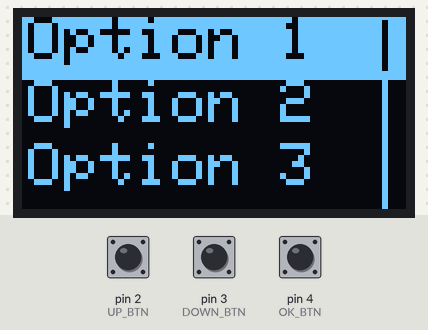
This sketch was run on a simulated Arduino Uno, built with avr-gcc and run on an emulated ATmega328P. Parts: 128×64 one-colour display. The test bench sets the inputs (shaded band); at power-on: pin 4 (OK_BTN) HIGH, pin 2 (UP_BTN) HIGH, pin 3 (DOWN_BTN) HIGH.

Above: at 1.2 s.
1.3 s: pin 4 (OK_BTN) pulled LOW for 1 s
At 2.9 s:
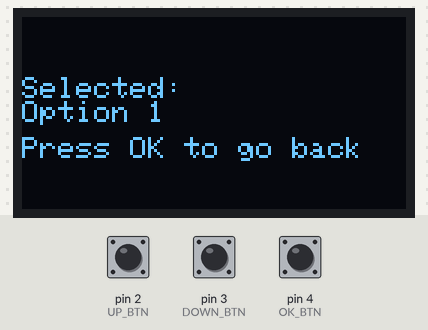
3.8 s: pin 4 (OK_BTN) pulled LOW for 0.15 s
At 4.6 s:
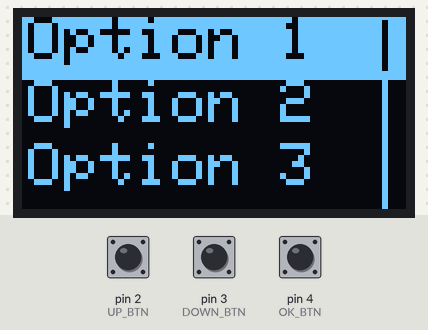
5.5 s: pin 2 (UP_BTN) pulled LOW for 3.2 s
At 9.9 s:
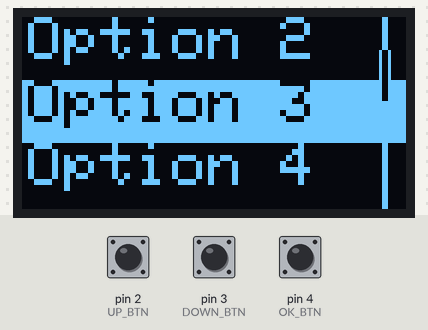
10.2 s: pin 4 (OK_BTN) pulled LOW for 3.2 s
At 10.51 s:
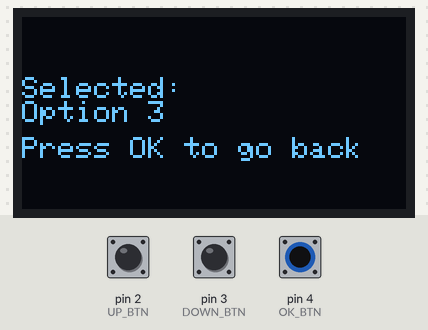
14.9 s: pin 2 (UP_BTN) pulled LOW for 0.15 s
At 16.4 s:
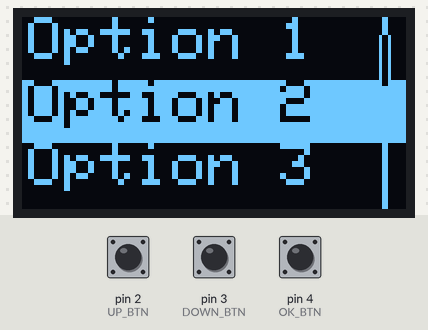
Timing chart, 0 to 17.5 s (numbered marks = the images above; inputs shaded):
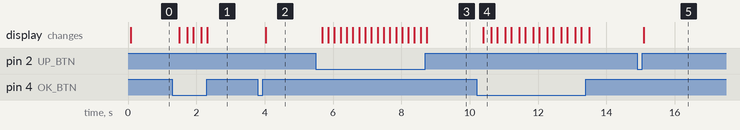

Measured:
- after the input at 1.3 s, the display: changes after 0.20 s (image 1)
- after the input at 3.8 s, the display: changes after 0.23 s (image 2)
- after the input at 5.5 s, the display: first changes after 0.18 s (image 3 shows a later state)
- after the input at 10.2 s, the display: changes after 0.20 s (image 4)
- after the input at 14.9 s, the display: changes after 0.19 s (image 5)

The sketch:

Flash1.ino
```cpp
#include <Wire.h>
#include <Adafruit_GFX.h>
#include <Adafruit_SSD1306.h>

//------------------- OLED Setup -------------------
#define SCREEN_WIDTH 128
#define SCREEN_HEIGHT 64
Adafruit_SSD1306 display(SCREEN_WIDTH, SCREEN_HEIGHT, &Wire, -1);

//------------------- Button Pins -------------------
#define UP_BTN 2
#define DOWN_BTN 3
#define OK_BTN 4

//------------------- Menu Configuration -------------------
const char* menuItems[] = {
  "Option 1", "Option 2", "Option 3", "Option 4", "Option 5",
  "Option 6", "Option 7", "Option 8", "Option 9", "Option 10"
};
const int MENU_ITEMS = sizeof(menuItems) / sizeof(menuItems[0]);
const int VISIBLE_ITEMS = 3;

//------------------- Menu State -------------------
int selectedIndex = 0;
bool inMenu = true;

//------------------- Setup -------------------
void setup() {
  pinMode(UP_BTN, INPUT_PULLUP);
  pinMode(DOWN_BTN, INPUT_PULLUP);
  pinMode(OK_BTN, INPUT_PULLUP);

  display.begin(SSD1306_SWITCHCAPVCC, 0x3C);
  display.clearDisplay();
  display.display();
}

//------------------- Main Loop -------------------
void loop() {
  if (inMenu) {
    showMenu();
    handleMenuInput();
  } else {
    showSelectedOption();
    if (!digitalRead(OK_BTN)) {
      delay(200);
      inMenu = true;
    }
  }
}

//=================== User Defined Functions ===================

//------------------- Draw Menu -------------------
void showMenu() {
  display.clearDisplay();
  display.setTextSize(2);

  int startIdx = selectedIndex - VISIBLE_ITEMS / 2;
  if (startIdx < 0) startIdx = 0;
  if (startIdx > MENU_ITEMS - VISIBLE_ITEMS) startIdx = MENU_ITEMS - VISIBLE_ITEMS;

  for (int i = 0; i < VISIBLE_ITEMS; i++) {
    int idx = startIdx + i;
    if (idx >= MENU_ITEMS) break;

    drawMenuItem(idx, i);
  }

  drawScrollBar();
  display.display();
}

//------------------- Draw Single Menu Item -------------------
void drawMenuItem(int menuIdx, int posIdx) {
  bool isSelected = (menuIdx == selectedIndex);

  // Highlight background if selected
  if (isSelected) {
    display.fillRect(0, posIdx * 21, 128, 21, SSD1306_WHITE);
    display.setTextColor(SSD1306_BLACK);
  } else {
    display.setTextColor(SSD1306_WHITE);
  }

  // Draw menu text
  display.setCursor(2, posIdx * 21);
  display.print(menuItems[menuIdx]);
}

//------------------- Draw Scroll Bar -------------------
void drawScrollBar() {
  int trackX = 120, trackWidth = 2;
  display.drawRect(trackX, 0, trackWidth, SCREEN_HEIGHT, SSD1306_WHITE);

  int thumbHeight = (VISIBLE_ITEMS * SCREEN_HEIGHT) / MENU_ITEMS;
  int thumbY = (selectedIndex * (SCREEN_HEIGHT - thumbHeight)) / (MENU_ITEMS - 1);

  // Shadow behind thumb for 3D effect
  display.fillRoundRect(trackX - 1, thumbY, trackWidth + 2, thumbHeight, 1, SSD1306_WHITE);
  // Thumb itself
  display.fillRoundRect(trackX, thumbY, trackWidth, thumbHeight, 1, SSD1306_BLACK);
}

//------------------- Handle Menu Input -------------------
void handleMenuInput() {
  if (!digitalRead(UP_BTN)) { selectedIndex = (selectedIndex - 1 + MENU_ITEMS) % MENU_ITEMS; delay(150); }
  if (!digitalRead(DOWN_BTN)) { selectedIndex = (selectedIndex + 1) % MENU_ITEMS; delay(150); }
  if (!digitalRead(OK_BTN)) { delay(150); inMenu = false; }
}

//------------------- Display Selected Option -------------------
void showSelectedOption() {
  display.clearDisplay();
  display.setTextSize(1);
  display.setTextColor(SSD1306_WHITE);

  display.setCursor(0, 20);
  display.println("Selected:");
  display.println(menuItems[selectedIndex]);

  display.setCursor(0, 40);
  display.println("Press OK to go back");

  display.display();
}
```
